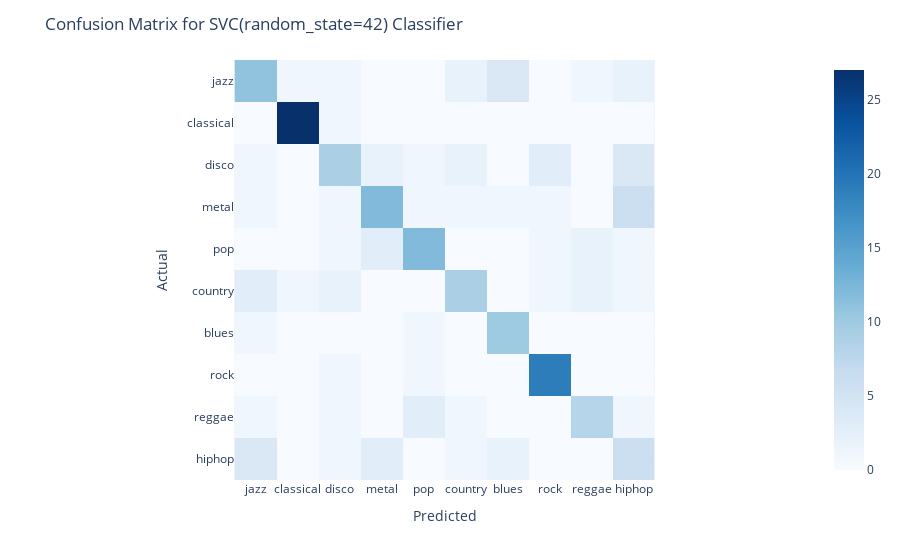

Here is the notebook cell this chart was saved with:
### Code cell
svm_grid_search = grid_search(SVC(random_state=42), params={'kernel': ['linear', 'rbf'], 'C': [0.1, 1, 5, 10, 20, 50]})

### Figure 1 — Plotly figure (JSON) as saved in the notebook; plotly's stock layout.template omitted (floating-point values rounded to 4 significant figures)
{"data": [{"coloraxis": "coloraxis", "hovertemplate": "x: %{x}<br>y: %{y}<br>color: %{z}<extra></extra>", "name": "0", "type": "heatmap", "x": ["jazz", "classical", "disco", "metal", "pop", "country", "blues", "rock", "reggae", "hiphop"], "xaxis": "x", "y": ["jazz", "classical", "disco", "metal", "pop", "country", "blues", "rock", "reggae", "hiphop"], "yaxis": "y", "z": [[11, 1, 1, 0, 0, 2, 4, 0, 1, 2], [0, 27, 1, 0, 0, 0, 0, 0, 0, 0], [1, 0, 9, 2, 1, 2, 0, 3, 0, 4], [1, 0, 1, 12, 1, 1, 1, 1, 0, 6], [0, 0, 1, 3, 12, 0, 0, 1, 2, 1], [3, 1, 2, 0, 0, 9, 0, 1, 2, 1], [1, 0, 0, 0, 1, 0, 10, 0, 0, 0], [0, 0, 1, 0, 1, 0, 0, 19, 0, 0], [1, 0, 1, 0, 3, 1, 0, 0, 8, 1], [4, 0, 1, 3, 0, 1, 2, 0, 0, 6]]}], "layout": {"coloraxis": {"colorscale": [[0, "rgb(247,251,255)"], [0.125, "rgb(222,235,247)"], [0.25, "rgb(198,219,239)"], [0.375, "rgb(158,202,225)"], [0.5, "rgb(107,174,214)"], [0.625, "rgb(66,146,198)"], [0.75, "rgb(33,113,181)"], [0.875, "rgb(8,81,156)"], [1, "rgb(8,48,107)"]]}, "margin": {"t": 60}, "title": {"text": "Confusion Matrix for SVC(random_state=42) Classifier"}, "xaxis": {"anchor": "y", "constrain": "domain", "domain": [0, 1], "scaleanchor": "y", "title": {"text": "Predicted"}}, "yaxis": {"anchor": "x", "autorange": "reversed", "constrain": "domain", "domain": [0, 1], "title": {"text": "Actual"}}}}
